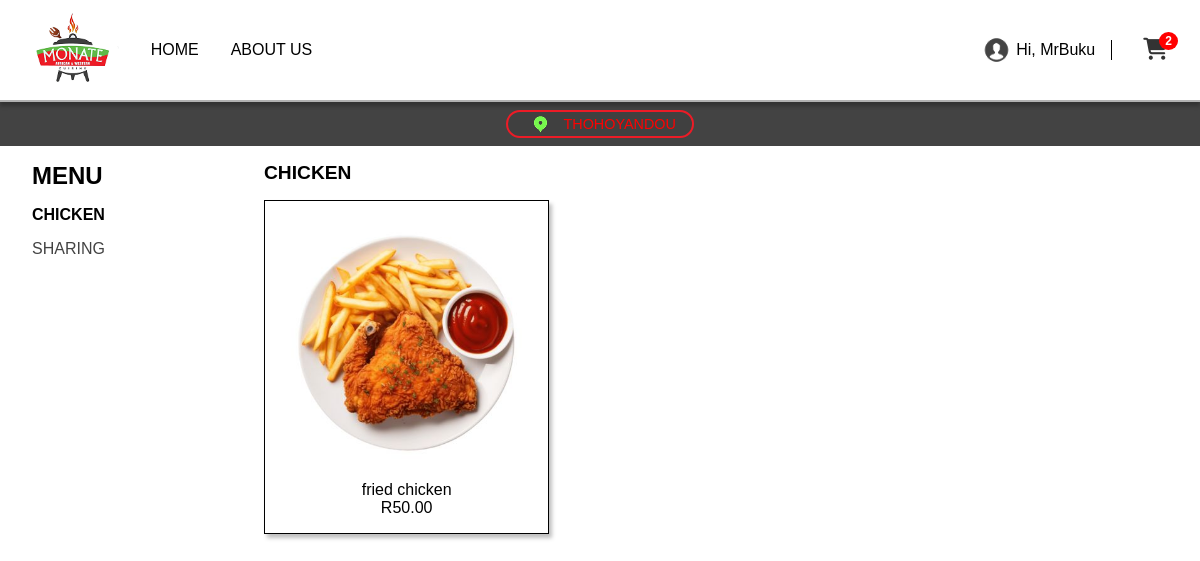
Screenshot of /menu/Thohoyandou.php (signed in) with the database file from the repository.
### tables this page shows
CREATE TABLE `menuitems` (
  `id` int(11) NOT NULL,
  `name` varchar(255) NOT NULL,
  `price` decimal(10,2) NOT NULL,
  `description` text DEFAULT NULL,
  `category` varchar(100) DEFAULT NULL,
  `image` varchar(255) DEFAULT NULL,
  `branch_location` varchar(255) NOT NULL,
  `created_at` timestamp NOT NULL DEFAULT current_timestamp()
);

### menu/Thohoyandou.php (the view, shortened to what this page needs)
<?php
require_once "../API/db.php";
$branchLocation = "Thohoyandou";
$stmt = $conn->prepare("SELECT id, name, price, description, category, image
                        FROM MenuItems
                        WHERE branch_location = ?");
$stmt->bind_param("s", $branchLocation);
$stmt->execute();
$result = $stmt->get_result();
$menuItems = [];
while ($row = $result->fetch_assoc()) {
    $menuItems[$row["category"]][] = $row;
}
$cartCount = 0;
if (isset($_SESSION["user_id"])) {
    $userId = $_SESSION["user_id"];
    $cartStmt = $conn->prepare("
        SELECT SUM(quantity) as total
        FROM Cart
        WHERE user_id = ? AND branch_location = ?
    ");
    $cartStmt->bind_param("is", $userId, $branchLocation);
    $cartStmt->execute();
    $cartResult = $cartStmt->get_result();
    $cartCount = $cartResult->fetch_assoc()["total"] ?? 0;
}
?>
<!DOCTYPE html>
<html lang="en">
<head>
  <link rel="stylesheet" href="style.css" />
  <link rel="stylesheet" href="https://cdnjs.cloudflare.com/ajax/libs/font-awesome/6.5.0/css/all.min.css">
</head>
<body>
  <header class="top-header">
    <div class="logo">
      <img src="img/logo 2.png" alt="Monate Logo">
    </div>
    <nav class="nav-links">
      <a href="../HOME/index.php">HOME</a>
      <a href="../About Us/index.php">ABOUT US</a>
    </nav>
    <div class="account-cart">
      <div class="account-container">
        <?php if (isset($_SESSION["user_id"])): ?>
          <a class="account" href="javascript:void(0);">
            <img src="img/profile.png" alt="Account">
            <span>
              Hi, <?= htmlspecialchars($_SESSION["username"]); ?>
            </span>
          </a>
        <?php endif; ?>
      </div>
      <a href="<?php echo isset($_SESSION["user_id"]) ? 'cart.php' : '../Sign in/index.php'; ?>" class="cart">
        <i class="fa-solid fa-cart-shopping"></i>
        <?php if ($cartCount > 0): ?>
          <span class="cart-badge"><?= $cartCount ?></span>
        <?php endif; ?>
      </a>
    </div>
  </header>
  <div class="location-bar">
    <a href="Thohoyandou.php" class="location-item active">
      <img src="img/location.png" alt="Location">
      <span>THOHOYANDOU</span>
    </a>
  </div>
  <main class="content">
    <aside class="side-menu">
      <h2>MENU</h2>
      <ul>
        <?php foreach ($menuItems as $category => $items): ?>
          <li data-category="<?= strtolower($category) ?>"><?= strtoupper($category) ?></li>
        <?php endforeach; ?>
      </ul>
    </aside>
    <section class="menu-section" id="menu-section">
      <?php foreach ($menuItems as $category => $items): ?>
        <h3><?= strtoupper($category) ?></h3>
        <div class="menu-grid">
          <?php foreach ($items as $item): ?>
            <div class="menu-card"
                 data-id="<?= $item['id'] ?>"
                 data-name="<?= htmlspecialchars($item['name']) ?>"
                 data-price="<?= number_format($item['price'], 2) ?>"
                 data-description="<?= htmlspecialchars($item['description']) ?>"
                 data-image="../admin/menu_item/<?= $item['image'] ?>">
              <img src="../admin/menu_item/<?= $item['image'] ?>"
                   alt="<?= htmlspecialchars($item['name']) ?>">
              <p class="item-name"><?= htmlspecialchars($item['name']) ?></p>
              <p class="item-price">R<?= number_format($item['price'], 2) ?></p>
            </div>
          <?php endforeach; ?>
        </div>
      <?php endforeach; ?>
    </section>
  </main>
</body>
</html>

### menu/Style.css (style rules this page uses)
* { margin: 0; padding: 0; box-sizing: border-box; }
body { font-family: Arial, Helvetica, sans-serif; background: #fff; color: #000; }
.top-header { display: flex; align-items: center; padding: 0.5rem 2rem; background: #fff; border-bottom: 2px solid rgba(0,0,0,0.3); box-shadow: 0 4px 4px rgba(0,0,0,0.25); position: sticky; top: 0; z-index: 1000; }
.logo img { height: 80px; }
.nav-links { display: flex; gap: 2rem; margin-left: 2rem; }
.nav-links a { color: black; text-decoration: none; font-size: 1rem; font-weight: 400; }
.account-cart { display: flex; align-items: center; gap: 1rem; margin-left: auto; }
.account, .cart { display: flex; align-items: center; gap: 0.3rem; text-decoration: none; color: black; font-size: 1rem; }
.account img, .cart img { height: 30px; }
.location-bar { display: flex; justify-content: center; gap: 1rem; background: #434343; padding: 0.5rem; }
.location-item { display: flex; align-items: center; gap: 0.4rem; background: #404040; border-radius: 25px; padding: 0.2rem 1rem; border: 2px solid white; color: white; font-size: 0.9rem; text-decoration: none; }
.location-item img { height: 18px; }
.location-item.active { border-color: #ed1b26; color: red; }
.content { display: flex; padding: 1rem 2rem; gap: 2rem; }
.side-menu { flex: 0 0 200px; }
.side-menu h2 { font-size: 1.5rem; margin-bottom: 1rem; }
.side-menu ul { list-style: none; }
.side-menu li { margin-bottom: 1rem; font-weight: 500; cursor: pointer; color: #434343; }
.side-menu li.active { color: black; font-weight: 900; }
.menu-section { flex: 1; }
.menu-section h3 { font-size: 1.2rem; margin-bottom: 1rem; }
.menu-grid { display: grid; grid-template-columns: repeat(auto-fill, minmax(220px, 1fr)); gap: 1.5rem; }
.menu-card { border: 1px solid black; padding: 1rem; box-shadow: 3px 4px 4px rgba(0,0,0,0.25); text-align: center; }
.menu-card img { width: 100%; height: auto; }
.item-name { margin-top: 0.5rem; font-weight: 300; }
.item-price { font-weight: 500; }

### menu/Thohoyandou.php (style rules this page uses)
.account-container { position: relative; display: inline-block; cursor: pointer; }
.cart, .orders { position: relative; display: inline-block; margin-left: 15px; font-size: 22px; color: #333; text-decoration: none; }
.cart-badge { position: absolute; top: -5px; right: -10px; background: red; color: white; font-size: 12px; font-weight: bold; padding: 2px 6px; border-radius: 50%; }

### rows the page displays
menuitems: image (picture), name "fried chicken", price "50.00"

### other values shown
$_SESSION["username"] "MrBuku"
$cartCount "2"
$category "CHICKEN"
$category "SHARING"
